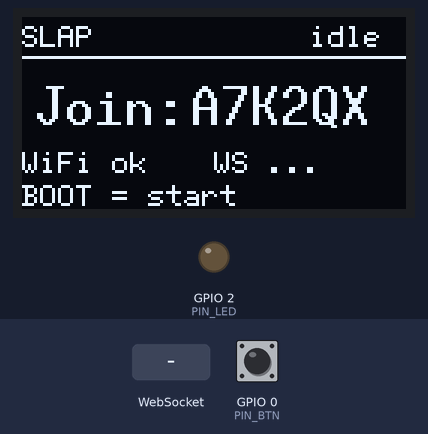
A program run on a simulated ESP32-S3. On the bench: 128×64 one-colour display, output pins drawn as LEDs (lit = HIGH). The test bench sets the inputs (shaded band); at power-on: GPIO 0 (PIN_BTN) HIGH. WiFi joins after 1.5 s; servers stay silent unless stated; what the program prints to the serial monitor is not drawn.

Above: at 4.5 s.
4.6 s: GPIO 0 (PIN_BTN) pulled LOW for 0.15 s
At 4.84 s:
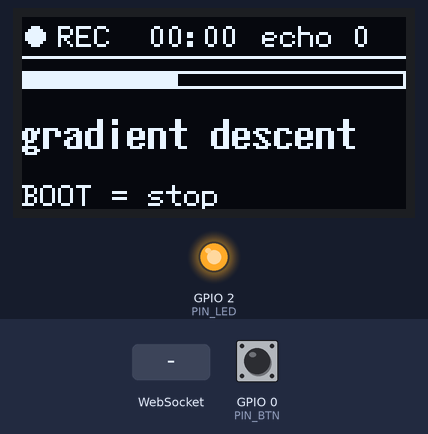
5.3 s: WebSocket text "1" received
At 5.45 s:
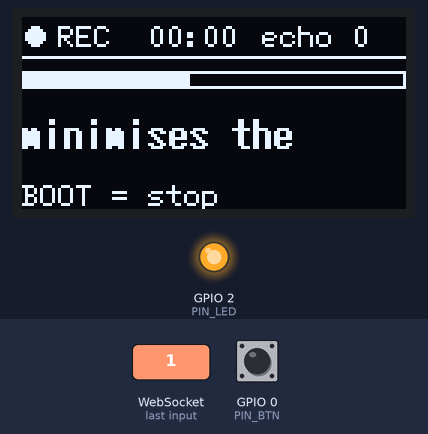
7.4 s: GPIO 0 (PIN_BTN) pulled LOW for 1 s
At 7.9 s:
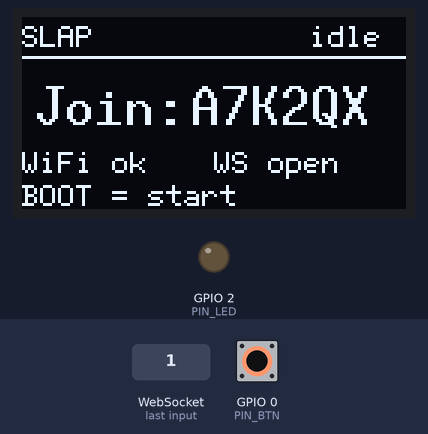
9.9 s: GPIO 0 (PIN_BTN) pulled LOW for 0.15 s
At 10.49 s:
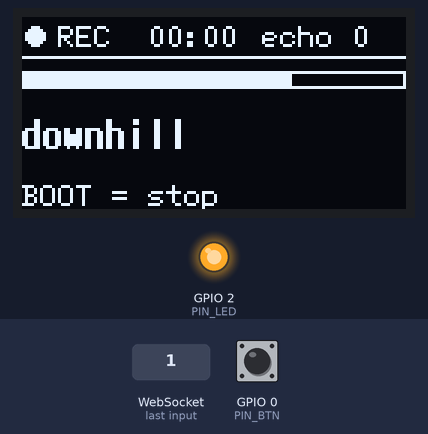
10.6 s: GPIO 0 (PIN_BTN) pulled LOW for 3.2 s
At 10.69 s:
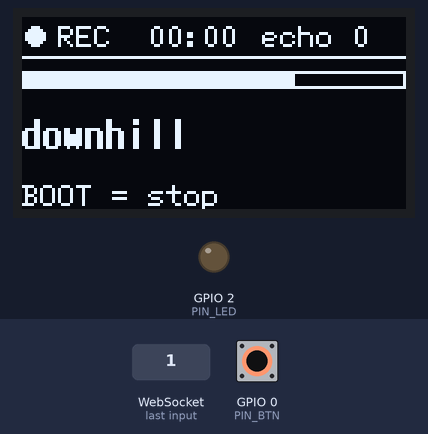
15.3 s: GPIO 0 (PIN_BTN) pulsed LOW 2 times (0.12 s each, 0.3 s apart)
At 15.7 s:
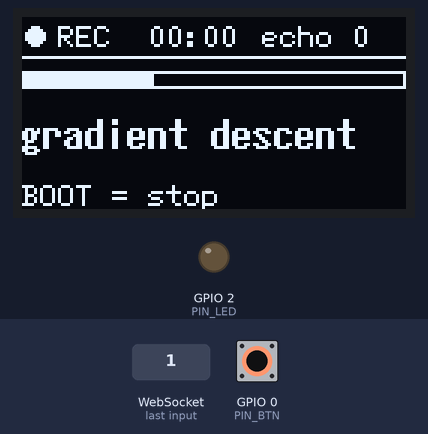
Timing chart, 0 to 18.3 s (numbered marks = the images above; inputs shaded):
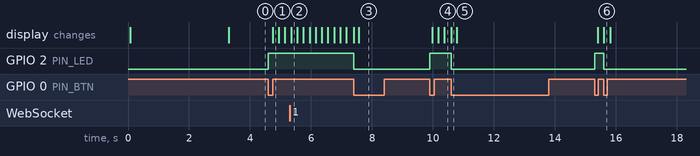

The program:

main.cpp
```cpp
#include <Arduino.h>
// Throwaway hardware check for the lecture device, run in Wokwi before the
// boards arrive. Exercises everything in the schematic except the I2S mic:
//   - SSD1306/SSD1309 128x64 OLED on I2C (SDA 8, SCL 9)
//   - BOOT button on GPIO 0 as start/stop
//   - recording LED on GPIO 2
//   - Wi-Fi join + WebSocket round trip to a public echo server
//   - blitting a raw 1024-byte frame to the display (the "server renders the
//     OLED" path)
// Discarded on hackathon day; the real firmware is written from scratch then.

#include <WiFi.h>
#include <HTTPClient.h>
#include <U8g2lib.h>
#include <WebSocketsClient.h>   // links2004/WebSockets

// ---- pins (ESP32-S3 DevKitC-1) ------------------------------------------
static const int PIN_SDA = 8;
static const int PIN_SCL = 9;
static const int PIN_LED = 2;
static const int PIN_BTN = 0;   // BOOT button, active low

// ---- display ------------------------------------------------------------
// Wokwi only has an SSD1306 part. On the real 2.42" SSD1309 module use:
//   U8G2_SSD1309_128X64_NONAME0_F_HW_I2C u8g2(U8G2_R0, U8X8_PIN_NONE, PIN_SCL, PIN_SDA);
U8G2_SSD1306_128X64_NONAME_F_HW_I2C u8g2(U8G2_R0, U8X8_PIN_NONE, PIN_SCL, PIN_SDA);

// ---- network ------------------------------------------------------------
static const char* WIFI_SSID = "Wokwi-GUEST";   // Wokwi's simulated open AP
static const char* WIFI_PASS = "";
static const char* WS_HOST   = "ws.ifelse.io";   // public echo server; our backend on hardware
static const int   WS_PORT   = 80;
static const char* WS_PATH   = "/";

WebSocketsClient ws;

// ---- state ---------------------------------------------------------------
bool recording   = false;
bool wifiUp      = false;
bool wsUp        = false;
bool wsEchoSeen  = false;
int  binEchoes   = 0;
unsigned long recStart = 0;
unsigned long lastPing = 0;
unsigned long lastAudio = 0;
unsigned long lastDraw = 0;

const char* PAIR_CODE = "A7K2QX";
const char* CAPTION[] = { "gradient descent", "minimises the", "loss function",
                          "by stepping", "downhill" };
int captionIdx = 0;

uint8_t frame[1024];   // 128x64 1-bit, XBM layout (row-major, LSB first)

// ---- helpers --------------------------------------------------------------
void setPixel(int x, int y, bool on) {
  int i = y * 16 + (x >> 3);
  uint8_t m = 1 << (x & 7);
  if (on) frame[i] |= m; else frame[i] &= ~m;
}

// Fake "server frame": three QR-style finder squares plus a checker field,
// to prove the raw-bitmap blit path works on this display.
void buildTestFrame() {
  memset(frame, 0, sizeof(frame));
  for (int y = 0; y < 64; y++)
    for (int x = 32; x < 96; x++)
      setPixel(x, y, ((x >> 2) + (y >> 2)) & 1);
  auto finder = [](int ox, int oy) {
    for (int y = 0; y < 14; y++)
      for (int x = 0; x < 14; x++) {
        bool ring = (x == 0 || y == 0 || x == 13 || y == 13);
        bool core = (x >= 4 && x <= 9 && y >= 4 && y <= 9);
        setPixel(ox + x, oy + y, ring || core);
      }
  };
  finder(34, 2);
  finder(80, 2);
  finder(34, 48);
}

void drawIdle() {
  u8g2.clearBuffer();
  u8g2.setFont(u8g2_font_6x12_tf);
  u8g2.drawStr(0, 10, "SLAP            idle");
  u8g2.drawHLine(0, 13, 128);
  u8g2.setFont(u8g2_font_10x20_tf);
  u8g2.drawStr(4, 36, "Join:");
  u8g2.drawStr(56, 36, PAIR_CODE);
  u8g2.setFont(u8g2_font_6x12_tf);
  u8g2.drawStr(0, 52, wifiUp ? "WiFi ok" : "WiFi ...");
  u8g2.drawStr(64, 52, wsUp ? (wsEchoSeen ? "WS echo ok" : "WS open") : "WS ...");
  u8g2.drawStr(0, 63, "BOOT = start");
  u8g2.sendBuffer();
}

void drawRecording() {
  unsigned long s = (millis() - recStart) / 1000;
  char line[32];
  u8g2.clearBuffer();
  u8g2.setFont(u8g2_font_6x12_tf);
  u8g2.drawDisc(4, 6, 3);
  snprintf(line, sizeof line, "REC  %02lu:%02lu", s / 60, s % 60);
  u8g2.drawStr(12, 10, line);
  snprintf(line, sizeof line, "echo %d", binEchoes);
  u8g2.drawStr(80, 10, line);
  u8g2.drawHLine(0, 13, 128);
  // fake level meter
  int lvl = 20 + (millis() / 150) % 80;
  u8g2.drawFrame(0, 18, 128, 6);
  u8g2.drawBox(1, 19, lvl, 4);
  // fake caption, last word emphasised
  u8g2.setFont(u8g2_font_7x14B_tf);
  u8g2.drawStr(0, 44, CAPTION[captionIdx]);
  u8g2.setFont(u8g2_font_6x12_tf);
  u8g2.drawStr(0, 63, "BOOT = stop");
  u8g2.sendBuffer();
}

void drawFrameBlit() {
  u8g2.clearBuffer();
  u8g2.drawXBM(0, 0, 128, 64, frame);
  u8g2.sendBuffer();
}

void wsEvent(WStype_t type, uint8_t* payload, size_t len) {
  switch (type) {
    case WStype_CONNECTED:
      wsUp = true;
      Serial.println("[ws] opened");
      ws.sendTXT("{\"hello\":\"sim\",\"fw\":\"0.1\",\"code\":\"A7K2QX\"}");
      break;
    case WStype_DISCONNECTED:
      wsUp = false;
      Serial.println("[ws] closed");
      break;
    case WStype_TEXT:
      Serial.printf("[ws] text: %.*s\n", (int)len, (const char*)payload);
      if (strstr((const char*)payload, "hello")) wsEchoSeen = true;
      break;
    case WStype_BIN:
      binEchoes++;
      break;
    case WStype_ERROR:
      Serial.printf("[ws] error %.*s\n", (int)len, (const char*)payload);
      break;
    default:
      break;
  }
}

void connectWs() {
  Serial.printf("[ws] connecting ws://%s:%d%s\n", WS_HOST, WS_PORT, WS_PATH);
  ws.onEvent(wsEvent);
  ws.setReconnectInterval(5000);
  ws.begin(WS_HOST, WS_PORT, WS_PATH);
}

// ---- arduino ----------------------------------------------------------------
void setup() {
  Serial.begin(115200);
  pinMode(PIN_LED, OUTPUT);
  pinMode(PIN_BTN, INPUT_PULLUP);
  digitalWrite(PIN_LED, LOW);

  u8g2.begin();
  u8g2.setFont(u8g2_font_6x12_tf);
  u8g2.clearBuffer();
  u8g2.drawStr(0, 12, "booting...");
  u8g2.sendBuffer();

  // Prove the raw-frame path first, before any network.
  buildTestFrame();
  drawFrameBlit();
  Serial.println("[oled] test frame shown");
  delay(1500);

  WiFi.mode(WIFI_STA);
  WiFi.begin(WIFI_SSID, WIFI_PASS);
  Serial.print("[wifi] joining");
  unsigned long t0 = millis();
  while (WiFi.status() != WL_CONNECTED && millis() - t0 < 15000) {
    delay(250);
    Serial.print(".");
  }
  wifiUp = WiFi.status() == WL_CONNECTED;
  Serial.printf("\n[wifi] %s %s\n", wifiUp ? "ok" : "FAILED",
                wifiUp ? WiFi.localIP().toString().c_str() : "");
  if (wifiUp) {
    // Plain HTTP first: separates "internet works" from "WebSocket works".
    HTTPClient http;
    http.begin("http://example.com/");
    int code = http.GET();
    Serial.printf("[http] GET example.com -> %d\n", code);
    http.end();
    connectWs();
  }
  drawIdle();
}

void loop() {
  // --- button: falling edge with debounce ---
  static int  lastRaw = HIGH;
  static unsigned long lastEdge = 0;
  int raw = digitalRead(PIN_BTN);
  if (raw != lastRaw && millis() - lastEdge > 40) {
    lastEdge = millis();
    lastRaw = raw;
    if (raw == LOW) {
      recording = !recording;
      digitalWrite(PIN_LED, recording ? HIGH : LOW);
      if (recording) { recStart = millis(); binEchoes = 0; Serial.println("[btn] start"); }
      else Serial.println("[btn] stop");
      if (wsUp) ws.sendTXT(recording ? "{\"button\":\"start\"}" : "{\"button\":\"stop\"}");
    }
  }

  // --- network housekeeping ---
  if (wifiUp) ws.loop();   // handles reconnects itself
  if (wsUp && millis() - lastPing > 5000) {
    lastPing = millis();
    ws.sendPing();
  }

  // --- "audio": one 3200-byte frame per second while recording ---
  if (recording && wsUp && millis() - lastAudio > 1000) {
    lastAudio = millis();
    static uint8_t pcm[3200];
    for (int i = 0; i < 3200; i += 2) {
      int16_t s = (int16_t)(8000.0 * sin(i * 0.05));
      pcm[i] = s & 0xff; pcm[i + 1] = s >> 8;
    }
    ws.sendBIN(pcm, sizeof pcm);
    captionIdx = (captionIdx + 1) % 5;
  }

  // --- display refresh ---
  if (millis() - lastDraw > 200) {
    lastDraw = millis();
    if (recording) drawRecording(); else drawIdle();
  }
}
```

Measured:
- after the input at 4.6 s, GPIO 2 (PIN_LED): LOW → HIGH at once; the display: changes after 0.15 s (image 1)
- after the input at 5.3 s, the display: changes after 0.05 s (image 2)
- after the input at 7.4 s, GPIO 2 (PIN_LED): HIGH → LOW at once; the display: first differs from a run without the input after 0.16 s (image 3)
- after the input at 9.9 s, GPIO 2 (PIN_LED): LOW → HIGH at once; the display: first changes after 0.08 s (image 4 shows a later state)
- after the input at 10.6 s, GPIO 2 (PIN_LED): HIGH → LOW at once
- after the input at 15.3 s, GPIO 2 (PIN_LED): LOW → HIGH at once, → LOW 0.31 s later; the display: first changes after 0.11 s (image 6 shows a later state)
